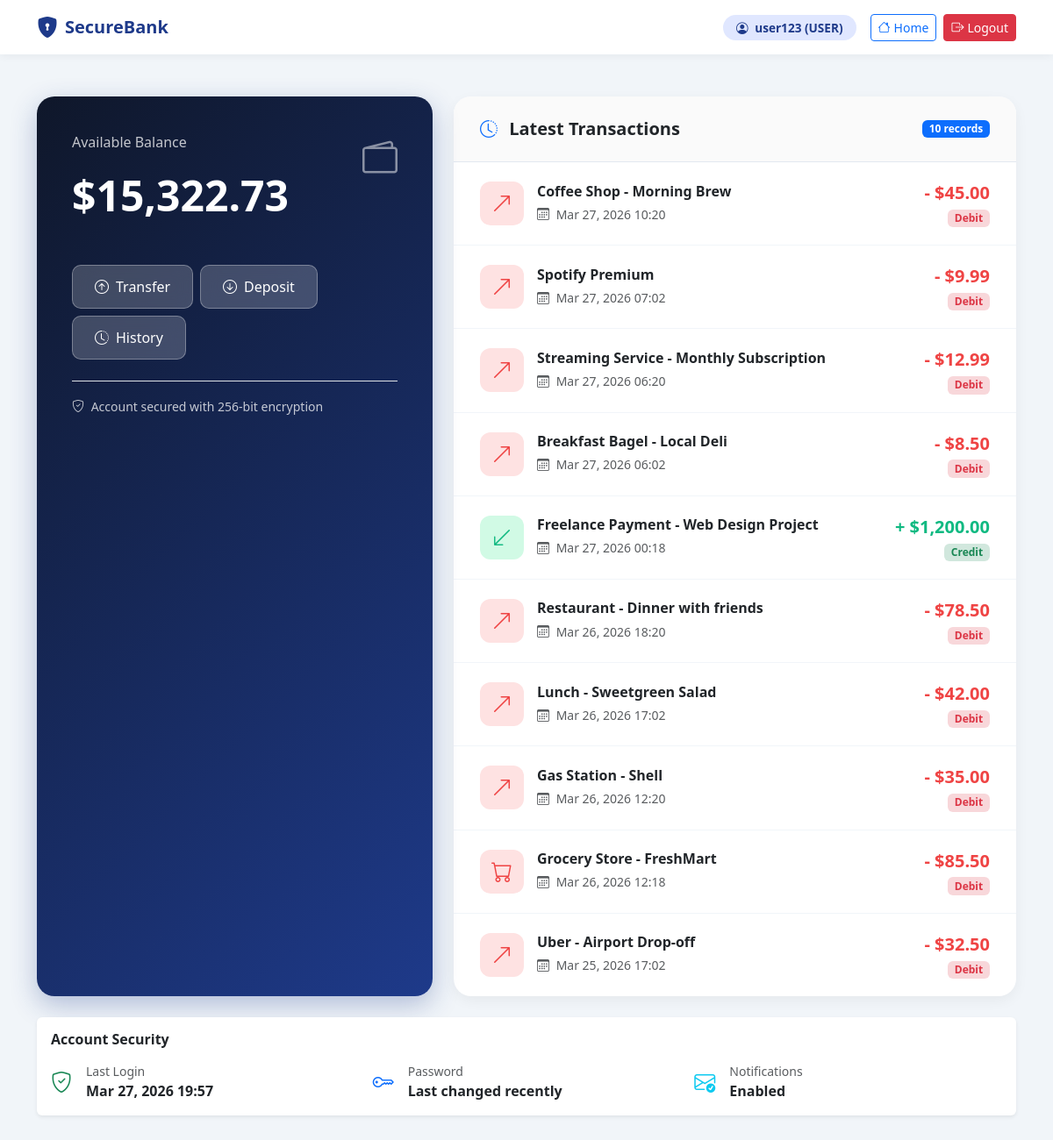
The app's page /dashboard.php (signed in) with its own data.
### tables this page shows
CREATE TABLE `user_transaction_totals` (
  `user_id` int NOT NULL,
  `total_amount` decimal(15,2) NOT NULL DEFAULT '0.00',
  `transaction_count` int NOT NULL DEFAULT '0',
  `last_updated` timestamp NULL DEFAULT CURRENT_TIMESTAMP ON UPDATE CURRENT_TIMESTAMP,
  PRIMARY KEY (`user_id`),
  CONSTRAINT `user_transaction_totals_ibfk_1` FOREIGN KEY (`user_id`) REFERENCES `users` (`id`) ON DELETE CASCADE ON UPDATE CASCADE
);

CREATE TABLE `transactions` (
  `id` int NOT NULL AUTO_INCREMENT,
  `user_id` int NOT NULL,
  `amount` decimal(15,2) NOT NULL,
  `type` enum('Credit','Debit') NOT NULL,
  `description` varchar(255) NOT NULL,
  `transaction_date` timestamp NULL DEFAULT CURRENT_TIMESTAMP,
  PRIMARY KEY (`id`),
  KEY `user_id` (`user_id`),
  CONSTRAINT `transactions_ibfk_1` FOREIGN KEY (`user_id`) REFERENCES `users` (`id`) ON DELETE CASCADE
);

### dashboard.php (the view, shortened to what this page needs)
<?php
$user_id = $_SESSION['user_id'];
$username = $_SESSION['username'];
$role = $_SESSION['role'];
$balance = 0.00;
$transactions = [];
$conn = getDBConnection();
if (!$conn) {
    $error = 'Unable to load account data.';
} else {
    $balance_sql = "SELECT total_amount FROM user_transaction_totals WHERE user_id = ?";
    $balance_stmt = $conn->prepare($balance_sql);
    $balance_stmt->bind_param("i", $user_id);
    $balance_stmt->execute();
    $balance_result = $balance_stmt->get_result();
    if ($balance_result->num_rows > 0) {
        $account = $balance_result->fetch_assoc();
        $balance = $account['total_amount'];
    }
    $trans_sql = "SELECT amount, type, description, transaction_date
                  FROM transactions
                  WHERE user_id = ?
                  ORDER BY transaction_date DESC
                  LIMIT 10";
    $trans_stmt = $conn->prepare($trans_sql);
    $trans_stmt->bind_param("i", $user_id);
    $trans_stmt->execute();
    $trans_result = $trans_stmt->get_result();
    while ($row = $trans_result->fetch_assoc()) {
        $transactions[] = $row;
    }
}
function formatCurrency($amount) {
    return '$' . number_format($amount, 2);
}
function formatDate($date) {
    return date('M d, Y H:i', strtotime($date));
}
?>
<!DOCTYPE html>
<html lang="en">
<head>
    <link href="https://cdn.jsdelivr.net/npm/bootstrap@5.3.2/dist/css/bootstrap.min.css" rel="stylesheet">
    <link rel="stylesheet" href="https://cdn.jsdelivr.net/npm/bootstrap-icons@1.11.1/font/bootstrap-icons.css">
</head>
<body>
    <nav class="navbar navbar-expand-lg sticky-top">
        <div class="container">
            <a class="navbar-brand d-flex align-items-center" href="index.php">
                <i class="bi bi-shield-lock-fill me-2 fs-4"></i>
                SecureBank
            </a>
            <div class="collapse navbar-collapse" id="navbarNav">
                <ul class="navbar-nav ms-auto align-items-center">
                    <li class="nav-item">
                        <span class="user-badge me-3">
                            <i class="bi bi-person-circle me-1"></i>
                            <?php echo htmlspecialchars($username); ?>
                            <span class="text-uppercase">(<?php echo htmlspecialchars($role); ?>)</span>
                        </span>
                    </li>
                    <li class="nav-item">
                        <a href="index.php" class="btn btn-outline-primary btn-sm me-2">
                            <i class="bi bi-house me-1"></i>Home
                        </a>
                    </li>
                    <li class="nav-item">
                        <a href="logout.php" class="btn btn-danger btn-sm">
                            <i class="bi bi-box-arrow-right me-1"></i>Logout
                        </a>
                    </li>
                </ul>
            </div>
        </div>
    </nav>
    <div class="container py-5">
        <div class="row g-4">
            <div class="col-lg-5">
                <div class="balance-card h-100">
                    <div class="d-flex justify-content-between align-items-start mb-3">
                        <div>
                            <p class="mb-1 opacity-75">Available Balance</p>
                            <h2 class="balance-amount"><?php echo formatCurrency($balance); ?></h2>
                        </div>
                        <i class="bi bi-wallet2 fs-1 opacity-50"></i>
                    </div>
                    <div class="quick-actions d-flex gap-2 flex-wrap">
                        <button class="action-btn">
                            <i class="bi bi-arrow-up-circle me-2"></i>Transfer
                        </button>
                        <button class="action-btn">
                            <i class="bi bi-arrow-down-circle me-2"></i>Deposit
                        </button>
                        <button class="action-btn">
                            <i class="bi bi-clock-history me-2"></i>History
                        </button>
                    </div>
                    <div class="mt-4 pt-3 border-top border-white-50">
                        <small class="opacity-75">
                            <i class="bi bi-shield-check me-1"></i>
                            Account secured with 256-bit encryption
                        </small>
                    </div>
                </div>
            </div>
            <div class="col-lg-7">
                <div class="transactions-card h-100">
                    <div class="transactions-header d-flex justify-content-between align-items-center">
                        <h5 class="mb-0 fw-bold">
                            <i class="bi bi-clock-history me-2 text-primary"></i>
                            Latest Transactions
                        </h5>
                        <span class="badge bg-primary"><?php echo count($transactions); ?> records</span>
                    </div>
                    <div class="transactions-list">
                        <?php if (empty($transactions)): ?>
                            <div class="empty-state">
                                <i class="bi bi-inbox"></i>
                                <p>No transactions found</p>
                            </div>
                        <?php else: ?>
                            <?php foreach ($transactions as $transaction): ?>
                                <div class="transaction-item d-flex align-items-center justify-content-between">
                                    <div class="d-flex align-items-center">
                                        <div class="transaction-icon <?php echo $transaction['type'] === 'Credit' ? 'credit-icon' : 'debit-icon'; ?>">
                                            <?php if (strpos(strtolower($transaction['description']), 'atm') !== false): ?>
                                                <i class="bi bi-cash-coin"></i>
                                            <?php elseif (strpos(strtolower($transaction['description']), 'salary') !== false): ?>
                                                <i class="bi bi-briefcase"></i>
                                            <?php elseif (strpos(strtolower($transaction['description']), 'grocery') !== false): ?>
                                                <i class="bi bi-cart"></i>
                                            <?php else: ?>
                                                <i class="bi bi-<?php echo $transaction['type'] === 'Credit' ? 'arrow-down-left' : 'arrow-up-right'; ?>"></i>
                                            <?php endif; ?>
                                        </div>
                                        <div>
                                            <h6 class="mb-1 fw-bold"><?php echo htmlspecialchars($transaction['description']); ?></h6>
                                            <small class="text-muted">
                                                <i class="bi bi-calendar3 me-1"></i>
                                                <?php echo formatDate($transaction['transaction_date']); ?>
                                            </small>
                                        </div>
                                    </div>
                                    <div class="text-end">
                                        <div class="<?php echo $transaction['type'] === 'Credit' ? 'amount-credit' : 'amount-debit'; ?> fs-5">
                                            <?php echo $transaction['type'] === 'Credit' ? '+' : '-'; ?>
                                            <?php echo formatCurrency($transaction['amount']); ?>
                                        </div>
                                        <small class="badge <?php echo $transaction['type'] === 'Credit' ? 'bg-success-subtle text-success' : 'bg-danger-subtle text-danger'; ?>">
                                            <?php echo $transaction['type']; ?>
                                        </small>
                                    </div>
                                </div>
                            <?php endforeach; ?>
                        <?php endif; ?>
                    </div>
                </div>
            </div>
        </div>
        <div class="row mt-4">
            <div class="col-12">
                <div class="card border-0 shadow-sm">
                    <div class="card-body">
                        <h6 class="fw-bold mb-3">Account Security</h6>
                        <div class="row g-3">
                            <div class="col-md-4">
                                <div class="d-flex align-items-center">
                                    <i class="bi bi-shield-check text-success fs-4 me-3"></i>
                                    <div>
                                        <small class="text-muted d-block">Last Login</small>
                                        <span class="fw-bold"><?php echo date('M d, Y H:i'); ?></span>
                                    </div>
                                </div>
                            </div>
                            <div class="col-md-4">
                                <div class="d-flex align-items-center">
                                    <i class="bi bi-key text-primary fs-4 me-3"></i>
                                    <div>
                                        <small class="text-muted d-block">Password</small>
                                        <span class="fw-bold">Last changed recently</span>
                                    </div>
                                </div>
                            </div>
                            <div class="col-md-4">
                                <div class="d-flex align-items-center">
                                    <i class="bi bi-envelope-check text-info fs-4 me-3"></i>
                                    <div>
                                        <small class="text-muted d-block">Notifications</small>
                                        <span class="fw-bold">Enabled</span>
                                    </div>
                                </div>
                            </div>
                        </div>
                    </div>
                </div>
            </div>
        </div>
    </div>
</body>
</html>

### dashboard.php (style rules this page uses)
:root { --primary-blue: #1e3a8a; --deep-blue: #0f172a; --accent-blue: #3b82f6; --success-green: #10b981; --danger-red: #ef4444; }
body { background: #f1f5f9; font-family: 'Segoe UI', system-ui, sans-serif; }
.navbar { background: white; box-shadow: 0 2px 10px rgba(0,0,0,0.05); }
.navbar-brand { color: var(--primary-blue) !important; font-weight: 700; }
.balance-card { background: linear-gradient(135deg, var(--deep-blue) 0%, var(--primary-blue) 100%); color: white; border-radius: 20px; padding: 40px; box-shadow: 0 10px 30px rgba(30, 58, 138, 0.3); position: relative; overflow: hidden; }
.balance-card::before { content: ''; position: absolute; top: -50%; right: -20%; width: 300px; height: 300px; background: rgba(255,255,255,0.1); border-radius: 50%; }
.balance-amount { font-size: 3rem; font-weight: 700; margin: 20px 0; }
.quick-actions { margin-top: 30px; }
.action-btn { background: rgba(255,255,255,0.2); border: 1px solid rgba(255,255,255,0.3); color: white; padding: 12px 25px; border-radius: 10px; transition: all 0.3s ease; backdrop-filter: blur(10px); }
.transactions-card { background: white; border-radius: 20px; box-shadow: 0 5px 15px rgba(0,0,0,0.05); overflow: hidden; }
.transactions-header { padding: 25px 30px; border-bottom: 1px solid #e2e8f0; background: #fafafa; }
.transaction-item { padding: 20px 30px; border-bottom: 1px solid #f1f5f9; transition: background 0.2s; }
.transaction-item:last-child { border-bottom: none; }
.transaction-icon { width: 50px; height: 50px; border-radius: 12px; display: flex; align-items: center; justify-content: center; font-size: 24px; margin-right: 15px; }
.credit-icon { background: #d1fae5; color: var(--success-green); }
.debit-icon { background: #fee2e2; color: var(--danger-red); }
.amount-credit { color: var(--success-green); font-weight: 600; }
.amount-debit { color: var(--danger-red); font-weight: 600; }
.user-badge { background: #e0e7ff; color: var(--primary-blue); padding: 5px 15px; border-radius: 20px; font-size: 0.85rem; font-weight: 600; }

### records on screen
user_transaction_totals: total_amount "$15,322.73"
transactions: description "Coffee Shop - Morning Brew", transaction_date "Mar 27, 2026 10:20", amount "$45.00", type "Debit"
transactions: description "Spotify Premium", transaction_date "Mar 27, 2026 07:02", amount "$9.99", type "Debit"
transactions: description "Streaming Service - Monthly Subscription", transaction_date "Mar 27, 2026 06:20", amount "$12.99", type "Debit"
transactions: description "Breakfast Bagel - Local Deli", transaction_date "Mar 27, 2026 06:02", amount "$8.50", type "Debit"
transactions: description "Freelance Payment - Web Design Project", transaction_date "Mar 27, 2026 00:18", amount "$1,200.00", type "Credit"
transactions: description "Restaurant - Dinner with friends", transaction_date "Mar 26, 2026 18:20", amount "$78.50", type "Debit"
transactions: description "Lunch - Sweetgreen Salad", transaction_date "Mar 26, 2026 17:02", amount "$42.00", type "Debit"
transactions: description "Gas Station - Shell", transaction_date "Mar 26, 2026 12:20", amount "$35.00", type "Debit"
transactions: description "Grocery Store - FreshMart", transaction_date "Mar 26, 2026 12:18", amount "$85.50", type "Debit"
transactions: description "Uber - Airport Drop-off", transaction_date "Mar 25, 2026 17:02", amount "$32.50", type "Debit"

### other values on screen
$username "user123"
$role "USER"
count($transactions) "10"
